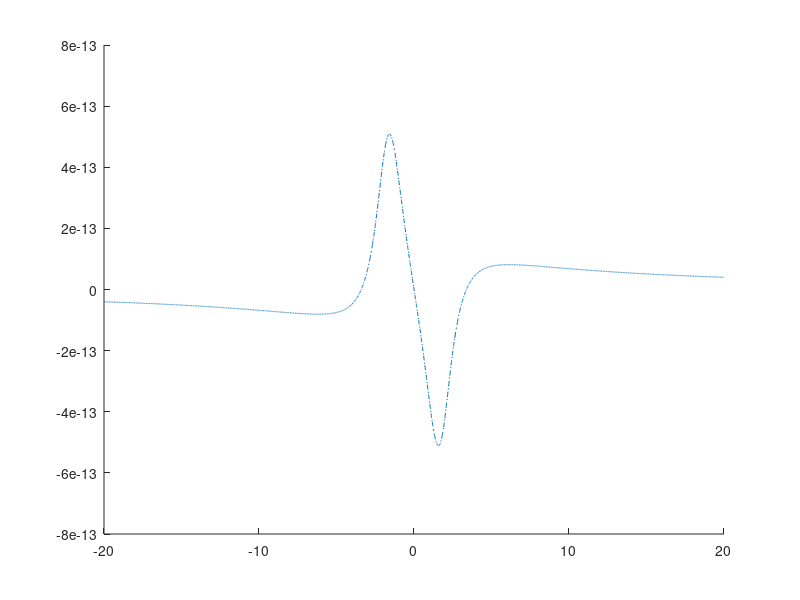

MATLAB code to generate this figure: (Note: this script raises an error after producing the figure.)
clear;
close all;

deltap=-2e12:0.001e12:2e12;
deltac=1.0e9;
deltab=2.0e9;
g21=2.0e9;
g31=1.0e9;
g41=4.2e11;
K=1.4e17;
omegap=10.08e14;
omega_c=2.5e11;
omega_d=4e11;
c=3e8;

Delta1 = deltap+1i*(g21/2);
Delta2 = deltap+deltac+1i*(g31/2);
Delta3 = deltap+deltab+1i*(g41/2);

Dp = (Delta2 + 1i*g31/2).*(Delta3 + 1i*g41/2) - abs(omega_d)^2;
D = (Delta1 + 1i*g21/2).*(Delta2 + 1i*g31/2).*(Delta3 + 1i*g41/2) - ... 
    abs(omega_c)^2.*(Delta3 + 1i*g41/2) + abs(omega_d)^2.*(Delta1 + 1i*g21/2);
A=((2.*c.*K)./(omegap));
l=3.90e12;
chi1=((-A.*Dp)./D);
X=(abs(omega_c).^2)*(abs(Delta3 + 1i*g41/2).^2);
Y=abs(omega_d)*abs(omega_c);
chi3 =- l*chi1*((abs(Dp).^2 + X+ Y.^2)/ abs(D).^2);
plot(deltap./10.^11, real(chi3),'-.' , LineWidth=2, DisplayName='\Omega_c=0.0', Color=[0 0 1]); % Blue
hold on;

omega_c=4.5e11;
Dp = (Delta2 + 1i*g31/2).*(Delta3 + 1i*g41/2) - abs(omega_d)^2;
D = (Delta1 + 1i*g21/2).*(Delta2 + 1i*g31/2).*(Delta3 + 1i*g41/2) - ...
    abs(omega_c)^2.*(Delta3 + 1i*g41/2)- abs(omega_d)^2.*(Delta1 + 1i*g21/2);
A=((2.*c.*K)./(omegap));
l=3.90e12;
chi1=((-A.*Dp)./D);
X=(abs(omega_c).^2)*(abs(Delta3 + 1i*g41/2).^2);
Y=abs(omega_d)*abs(omega_c);
chi3 =- l*chi1*((abs(Dp).^2 + X + Y.^2)/ abs(D).^2);
plot(deltap./10.^11, real(chi3), LineWidth=2, DisplayName='\Omega_c=2.0', Color=[1 0 0]); % Red
hold on;


omega_c=6.5e11;
Dp = (Delta2 + 1i*g31/2).*(Delta3 + 1i*g41/2) - abs(omega_d)^2;
D = (Delta1 + 1i*g21/2).*(Delta2 + 1i*g31/2).*(Delta3 + 1i*g41/2) - ...
    abs(omega_c)^2.*(Delta3 + 1i*g41/2)- abs(omega_d)^2.*(Delta1 + 1i*g21/2);
A=((2.*c.*K)./(omegap));
l=3.90e12;
chi1=((-A.*Dp)./D);
X=(abs(omega_c).^2)*(abs(Delta3 + 1i*g41/2).^2);
Y=abs(omega_d)*abs(omega_c);
chi3 =- l*chi1*((abs(Dp).^2 + X + Y.^2)/ abs(D).^2);
plot(deltap./10.^11, real(chi3), LineWidth=2, DisplayName='\Omega_c=4.0'); % Yellow
hold on;

omega_c=8.5e11;
Dp = (Delta2 + 1i*g31/2).*(Delta3 + 1i*g41/2) - abs(omega_d)^2;
D = (Delta1 + 1i*g21/2).*(Delta2 + 1i*g31/2).*(Delta3 + 1i*g41/2) - ...
    abs(omega_c)^2.*(Delta3 + 1i*g41/2)- abs(omega_d)^2.*(Delta1 + 1i*g21/2);
A=((2.*c.*K)./(omegap));
l=3.90e12;
chi1=((-A.*Dp)./D);
X=(abs(omega_c).^2)*(abs(Delta3 + 1i*g41/2).^2);
Y=abs(omega_d)*abs(omega_c);
chi3 =- l*chi1*((abs(Dp).^2 + X+ Y.^2)/ abs(D).^2);
plot(deltap./10.^11, real(chi3), '--', LineWidth=2.5, DisplayName='\Omega_c=6.0'); % Purple
hold on;

omega_c=10.5e11;
Dp = (Delta2 + 1i*g31/2).*(Delta3 + 1i*g41/2) - abs(omega_d)^2;
D = (Delta1 + 1i*g21/2).*(Delta2 + 1i*g31/2).*(Delta3 + 1i*g41/2) - ...
    abs(omega_c)^2.*(Delta3 + 1i*g41/2)- abs(omega_d)^2.*(Delta1 + 1i*g21/2);
A=((2.*c.*K)./(omegap));
l=3.90e12;
chi1=((-A.*Dp)./D);
X=(abs(omega_c).^2)*(abs(Delta3 + 1i*g41/2).^2);
Y=abs(omega_d)*abs(omega_c);
chi3 =- l*chi1*((abs(Dp).^2 + X + Y.^2)/ abs(D).^2);
plot(deltap./10.^11, real(chi3), LineWidth=2, DisplayName='\Omega_c=8.0', Color=[0 0.5 0]); % Green
hold on;

lgd = legend('show');
set(lgd, 'FontName', 'Garamond', 'FontSize', 24, 'FontWeight', 'bold', 'EdgeColor', ...
    'w', 'NumColumns', 3, 'Location', 'north', TextColor=[0 0 0]);
legend boxon;
yticks([-4e-12, -2e-12, 0, 2e-12, 4e-12])
set(gca, FontName='Garamond', FontSize=42, FontWeight='bold', XColor=[0 0 0], YColor=[0 0 0]);
xlabel('\Delta_p/\gamma^{\prime}_{31}', FontName='Garamond', FontSize=42, FontWeight='bold', Color=[0 0 0]);
ylabel('Re\chi^{(3)}', FontName='Garamond', FontSize=42, FontWeight='bold', Color=[0 0 0]);
%title('\Delta_p vs Re\chi^{(3)}', FontName='Garamond', FontSize=17, FontWeight='bold');
grid on;

folder_path = "C:\Users\Ryuki\Downloads\PLOTS";
file = fullfile(folder_path, 'Real_chi3_Omega_c.jpeg');
fig = gcf;
set(fig, 'Units', 'pixels');
fig.Position = [100, 100, 1280, 720];  % [left, bottom, width, height]
exportgraphics(fig, file, 'Resolution', 300);